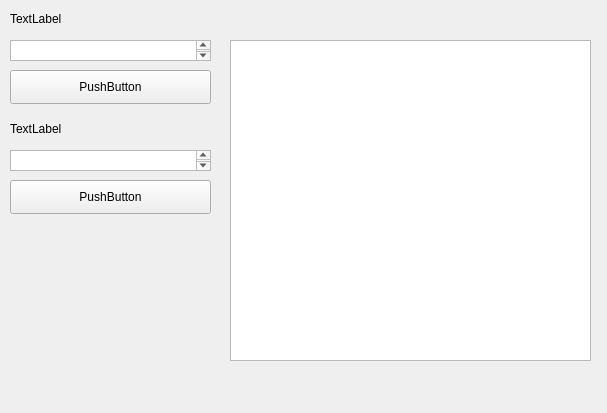
<?xml version="1.0" encoding="UTF-8"?>
<ui version="4.0">
 <class>Form</class>
 <widget class="QWidget" name="Form">
  <property name="geometry">
   <rect>
    <x>0</x>
    <y>0</y>
    <width>607</width>
    <height>413</height>
   </rect>
  </property>
  <property name="windowTitle">
   <string>Form</string>
  </property>
  <widget class="QPushButton" name="pushButton">
   <property name="geometry">
    <rect>
     <x>10</x>
     <y>70</y>
     <width>201</width>
     <height>34</height>
    </rect>
   </property>
   <property name="text">
    <string>PushButton</string>
   </property>
  </widget>
  <widget class="QTextEdit" name="textEdit_3">
   <property name="geometry">
    <rect>
     <x>230</x>
     <y>40</y>
     <width>361</width>
     <height>321</height>
    </rect>
   </property>
  </widget>
  <widget class="QLabel" name="label">
   <property name="geometry">
    <rect>
     <x>10</x>
     <y>10</y>
     <width>58</width>
     <height>18</height>
    </rect>
   </property>
   <property name="text">
    <string>TextLabel</string>
   </property>
  </widget>
  <widget class="QPushButton" name="pushButton_2">
   <property name="geometry">
    <rect>
     <x>10</x>
     <y>180</y>
     <width>201</width>
     <height>34</height>
    </rect>
   </property>
   <property name="text">
    <string>PushButton</string>
   </property>
  </widget>
  <widget class="QTextEdit" name="textEdit_2">
   <property name="geometry">
    <rect>
     <x>10</x>
     <y>150</y>
     <width>201</width>
     <height>21</height>
    </rect>
   </property>
  </widget>
  <widget class="QLabel" name="label_2">
   <property name="geometry">
    <rect>
     <x>10</x>
     <y>120</y>
     <width>58</width>
     <height>18</height>
    </rect>
   </property>
   <property name="text">
    <string>TextLabel</string>
   </property>
  </widget>
  <widget class="QTextEdit" name="textEdit">
   <property name="geometry">
    <rect>
     <x>10</x>
     <y>40</y>
     <width>201</width>
     <height>21</height>
    </rect>
   </property>
  </widget>
 </widget>
 <resources/>
 <connections/>
</ui>
